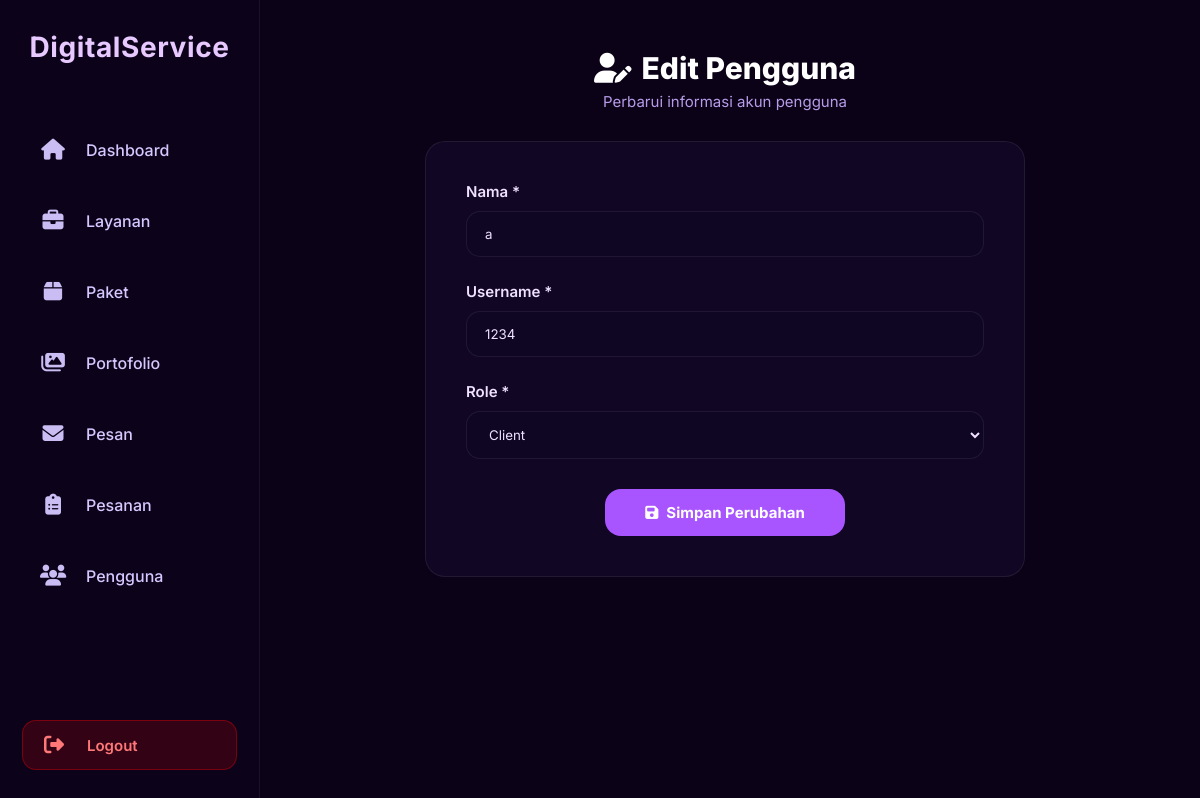
/digital_service/public/views/admin/pages/edit_user.php?id=10 (signed in), run on the app's committed database.
### tables this page shows
CREATE TABLE `users` (
  `id` int(10) UNSIGNED NOT NULL,
  `name` varchar(100) NOT NULL,
  `username` varchar(50) NOT NULL,
  `password` varchar(255) NOT NULL,
  `role` enum('admin','client') NOT NULL DEFAULT 'client',
  `created_at` datetime NOT NULL DEFAULT current_timestamp()
);

### digital_service/config/app.php (called while the page is built, shortened)
<?php
$BASE_URL = "http://localhost/digital_service/";
?>

### digital_service/public/views/admin/pages/edit_user.php (the view, shortened to what this page needs)
<?php
require_once __DIR__ . "/../../../../config/db.php";
require_once __DIR__ . "/../../../../config/app.php";
$id = intval($_GET['id']);
$stmt = $conn->prepare("SELECT id, name, username, role FROM users WHERE id=?");
$stmt->bind_param("i", $id);
$stmt->execute();
$user = $stmt->get_result()->fetch_assoc();
?>
<!DOCTYPE html>
<html lang="id">
<head>
    <link rel="stylesheet" href="<?= $BASE_URL ?>public/assets/styles/admin/sidebar.css">
        <link rel="stylesheet" href="<?= $BASE_URL ?>public/assets/styles/admin/dashboard.css">
    <link rel="stylesheet" href="<?= $BASE_URL ?>public/assets/styles/admin/user_edit.css">
    <link rel="stylesheet" href="https://cdnjs.cloudflare.com/ajax/libs/font-awesome/6.5.0/css/all.min.css">
</head>
<body>
    <div class="admin-layout">
        <?php include __DIR__ . "/../layout/sidebar.php"; ?>
        <div class="admin-content">
            <div class="page-header">
                <h1><i class="fa-solid fa-user-pen"></i> Edit Pengguna</h1>
                <p class="subtitle">Perbarui informasi akun pengguna</p>
            </div>
            <div class="form-container">
                <form action="<?= $BASE_URL ?>public/views/admin/actions/user_update.php" method="POST">
                    <div class="form-group">
                        <label for="name">Nama *</label>
                        <input type="text" name="name" id="name" value="<?= htmlspecialchars($user['name']) ?>" required>
                    </div>
                    <div class="form-group">
                        <label for="username">Username *</label>
                        <input type="text" name="username" id="username" value="<?= htmlspecialchars($user['username']) ?>" required>
                    </div>
                    <div class="form-group">
                        <label for="role">Role *</label>
                        <select name="role" id="role" required>
                            <option value="client" <?= $user['role'] == "client" ? "selected" : "" ?>>Client</option>
                        </select>
                    </div>
                    <div class="form-actions">
                        <button type="submit" class="btn-primary"><i class="fa-solid fa-save"></i> Simpan Perubahan</button>
                    </div>
                </form>
            </div>
        </div>
    </div>
</body>
</html>

### digital_service/public/assets/styles/components/sidebar.css (style rules this page uses)
* { margin: 0; padding: 0; box-sizing: border-box; font-family: "Inter", sans-serif }

### digital_service/public/assets/styles/admin/dashboard.css (style rules this page uses)
* { margin: 0; padding: 0; box-sizing: border-box; font-family: "Inter", sans-serif; }
:root { --bg: #070615; --bg-soft: #0d0b20; --bg-elevated: #14122b; --accent: #8a63ff; --accent-soft: #d0c6ff; --accent-hover: #a98cff; --text: #ffffff; --text-dim: #c7c2e0; --border: #2d2942; }
html, body { width: 100%; min-height: 100vh; overflow-x: hidden; overflow-y: auto; background: #0b0218; color: var(--text); }
.admin-layout { display: flex; width: 100%; min-height: 100vh; }
.btn-primary, .btn-outline { padding: 11px 22px; font-size: 15px; font-weight: 600; border-radius: 14px; display: inline-flex; align-items: center; gap: 8px; transition: .22s ease; border: none; }
.btn-primary { background: linear-gradient(145deg, var(--accent), #6c4de0); color: #fff; }
.subtitle { font-size: 15px; color: var(--text-dim); }

### digital_service/public/assets/styles/admin/user_edit.css (style rules this page uses)
:root { --bg-elevated:#110724; --border:rgba(255,255,255,.07); --text:#efe1ff; --text-dim:#b69ce8; --accent:#a855ff; --accent-hover:#be82ff; }
body { background: var(--bg-main); color: var(--text); font-family: "Inter", sans-serif; }
.admin-layout { display: flex; width: 100%; }
.admin-content { flex: 1; margin-left: 250px; padding: 50px 55px 70px; display: flex; flex-direction: column; align-items: center; animation: fadeIn .35s ease forwards; }
.page-header { text-align:center; margin-bottom:30px; }
.page-header h1 { display:inline-flex; align-items:center; gap:10px; font-size:30px; font-weight:800; color:#fff; }
.page-header .subtitle { font-size:15px; margin-top: 6PX; color:var(--text-dim); }
.form-container { width:70%; min-width:600px; background:var(--bg-elevated); padding:40px; border-radius:20px; border:1px solid var(--border); }
.form-group { margin-bottom:25px; }
label { display:block; font-size:15px; font-weight:600; margin-bottom:10px; }
input, select { width:100%; background:#0f0624; border:1px solid var(--border); color:var(--text); padding:14px 18px; border-radius:14px; }
.form-actions { display:flex; justify-content:center; margin-top:30px; }
.btn-primary { background:var(--accent); color:#fff; font-weight:700; padding:14px 40px; border-radius:16px; font-size:15px; display:flex; align-items:center; gap:8px; transition:.25s ease; }

### data on the page
users: name "a", username "1234", role "Client"
